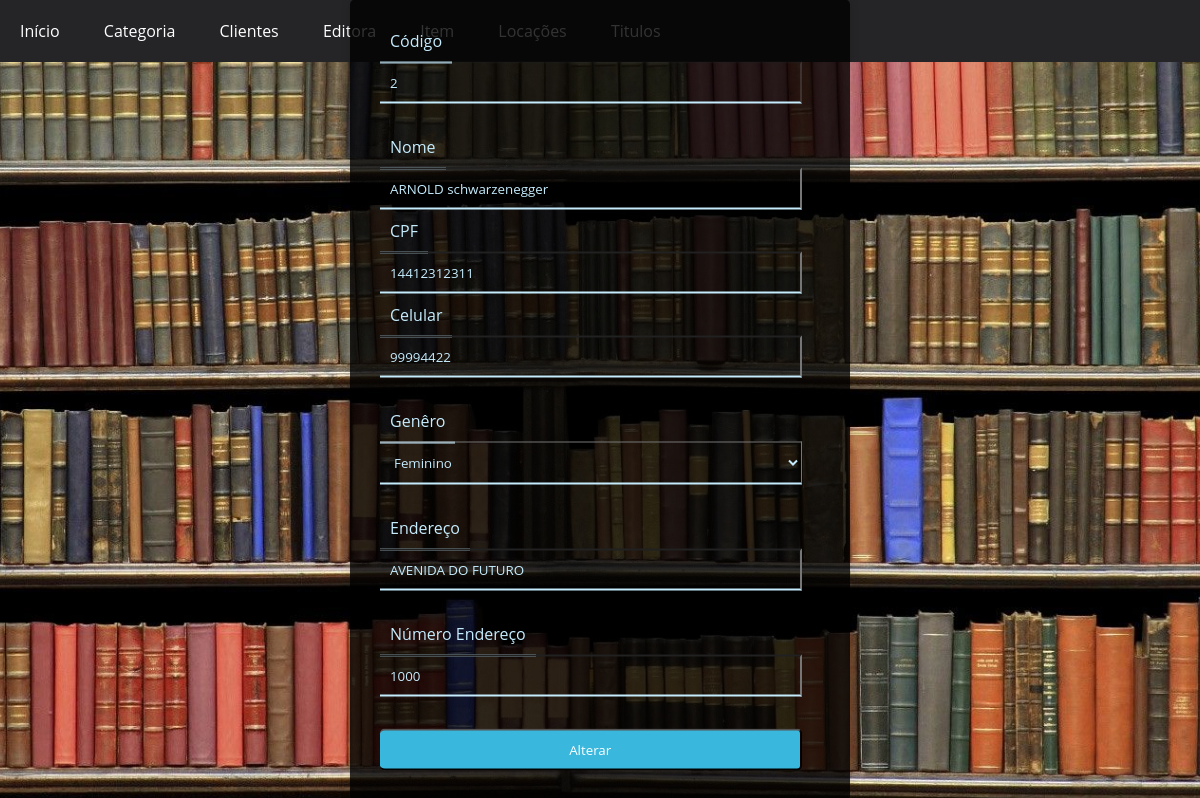
The page /Cliente/Alterar/alterar_clientes.php?Id=2 on the database as committed earlier.
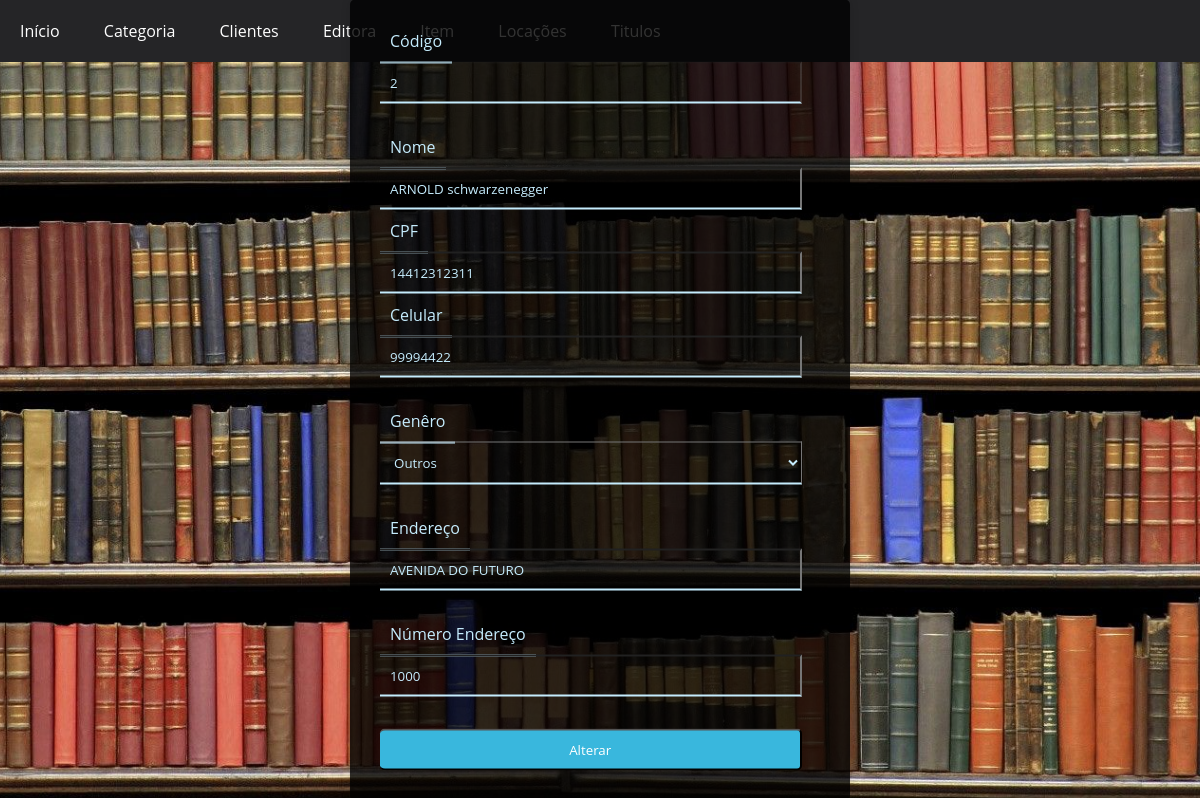
The same page on the database as committed later.
### tables this page shows
CREATE TABLE `cliente` (
  `id_cliente` int(11) NOT NULL,
  `nome` varchar(150) NOT NULL,
  `cpf` char(14) DEFAULT NULL,
  `celular` char(15) DEFAULT NULL,
  `sexo` char(1) NOT NULL,
  `endereco` varchar(150) NOT NULL,
  `numero_endereco` varchar(45) NOT NULL
);

### Cliente/Alterar/alterar_clientes.php (the view, shortened to what this page needs)
<?php
include('../../conexao.php');
?>
<!DOCTYPE html>
<html lang="pt-br">
<head>
	<link rel="stylesheet" type="text/css" href="../../Styles/Cadastro.css">
	<link rel="stylesheet" type="text/css" href="../Styles/site.css">
	<link rel="stylesheet" type="text/css" href="../../Styles/Listar.css">
</head>
<body>
	<nav id="menu-h">
		<?php
		include('../../menu.php');
		?>
	</nav>
	<div class="wrapper">
		<div class="cadastro">
			<div class="campos">
				<form action="alterar_clientes_db.php" method="post">
					<?php
					$Id = $_GET['Id'];
					$sql = "SELECT C.ID_CLIENTE AS Id,
								C.nome,
								C.cpf,
								C.celular,
								C.sexo,
								C.endereco,
								C.numero_endereco
							FROM CLIENTE C
							WHERE C.ID_CLIENTE = {$Id}";
					$query = mysqli_query($conexao, $sql);
					$item = mysqli_fetch_array($query, MYSQLI_ASSOC);
					?>
					<label for="codigo">Código</label><br>
					<input type="text"
						name="codigo"
						id="codigo"
						maxlength="11"
						value="<?php echo $item['Id']; ?>"
						disabled="true"><br><br>
					<label for="nome">Nome</label><br>
					<input type="text"
						name="nome"
						id="nome"
						maxlength="150"
						value="<?php echo $item['nome']; ?>">
					<br>
					<label for="cpf">CPF</label><br>
					<input type="text"
						name="cpf"
						id="cpf"
						maxlength="15"
						value="<?php echo $item['cpf']; ?>">
					<br>
					<label for="celular">Celular</label><br>
					<input type="text"
						name="celular"
						id="celular"
						maxlength="15"
						value="<?php echo $item['celular']; ?>">
					<br><br>
					<label for="sexo">Genêro</label><br>
					<select name="sexo" id="sexo">
						<option value="1" <?php if ($item['sexo'] == '1') { ?>selected="selected" <?php } ?> >Feminino</option>
						<option value="3" <?php if ($item['sexo'] == '3') { ?>selected="selected" <?php } ?> >Outros</option>
					</select><br><br>
					<label for="endereco">Endereço</label><br>
					<input type="text"
						name="endereco"
						id="endereco"
						maxlength="150"
						value="<?php echo $item['endereco']; ?>">
					<br><br>
					<label for="numero">Número Endereço</label><br>
					<input type="number"
						name="numero"
						id="numero"
						maxlength="10"
						value="<?php echo $item['numero_endereco']; ?>">
					<br><br>
					<button class="btn" type="submit">Alterar</button>
				</form>
			</div>
		</div>
	</div>
</body>
</html>

Rows that differ between the two databases and show on the page:
changed cliente "ARNOLD schwarzenegger": sexo (not shown) → "Outros"
Other text that changed with them:
form field sexo: "Feminino" → (not shown)
